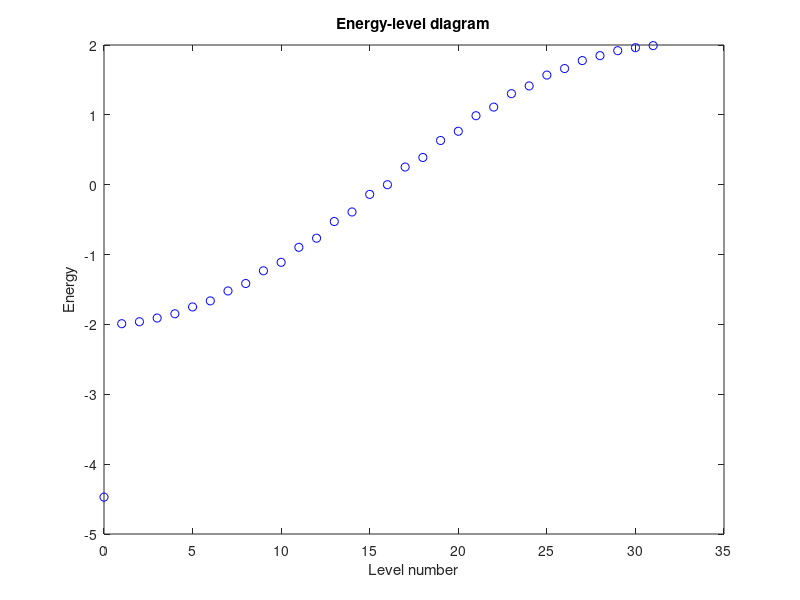

Reproduce this figure in MATLAB.
% parameters
g = 1;   % parameter associated with electron jumping
V = 4;   % potential atom 0
N = 32;  % number of atoms

% compute the Hamiltonian
H = zeros(N);
u = zeros(N,1);
v = zeros(N,1);
for i=1:N-1
    u(i) = 1;
    v(i+1) = 1;
    H = H + u*v' + v*u';
    u(i) = 0;
    v(i+1) = 0;
end

% last step (|N> = |0>)
u(N) = 1;
v(1) = 1;
H = H + u*v' + v*u';

% final form
H = -g*H - V*(v*v');

% compute eigenvectors and eigenvalues (energies)
[V,D] = eig(H);
energies = diag(D);

% plot energy-level diagram
levels = 0:N-1;
plot(levels, energies, 'bo')
xlabel('Level number')
ylabel('Energy')
title('Energy-level diagram')

% print lowest energy
lowest_energy = min(energies(1))

% ground state
ground_state = V(:,1);

% probabilites of finding electron on atom 0 and 1
prob0 = abs(ground_state(1))^2
prob1 = abs(ground_state(2))^2

% expectation value of position operator in ground state
X = diag(linspace(0,N-1,N));
exp_value = ground_state'*X*ground_state


    
    
    